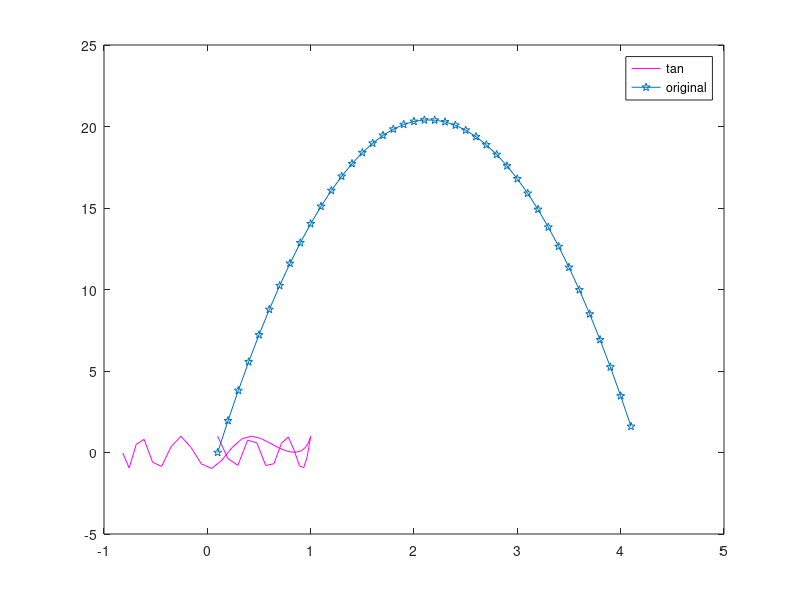

MATLAB code to generate this figure:
clear

v0= 20;
t = 0;
g = 9.8;
y=0;
time=[];
location=[];

while y>=0
  y= v0*t - 0.5 *g*t^2;

  if y<0
    break;
  endif

  disp(['At time t= ' num2str(t), '; Location y= ', num2str(y)])
  t= t + 0.1;
  time=[time,t];
  location=[location,y];

endwhile

title(" time vs. location");
xlabel("time");
ylabel("location");
plot(sin(time),cos(location), "-m",time, location, "-p");
legend('tan', 'original')

